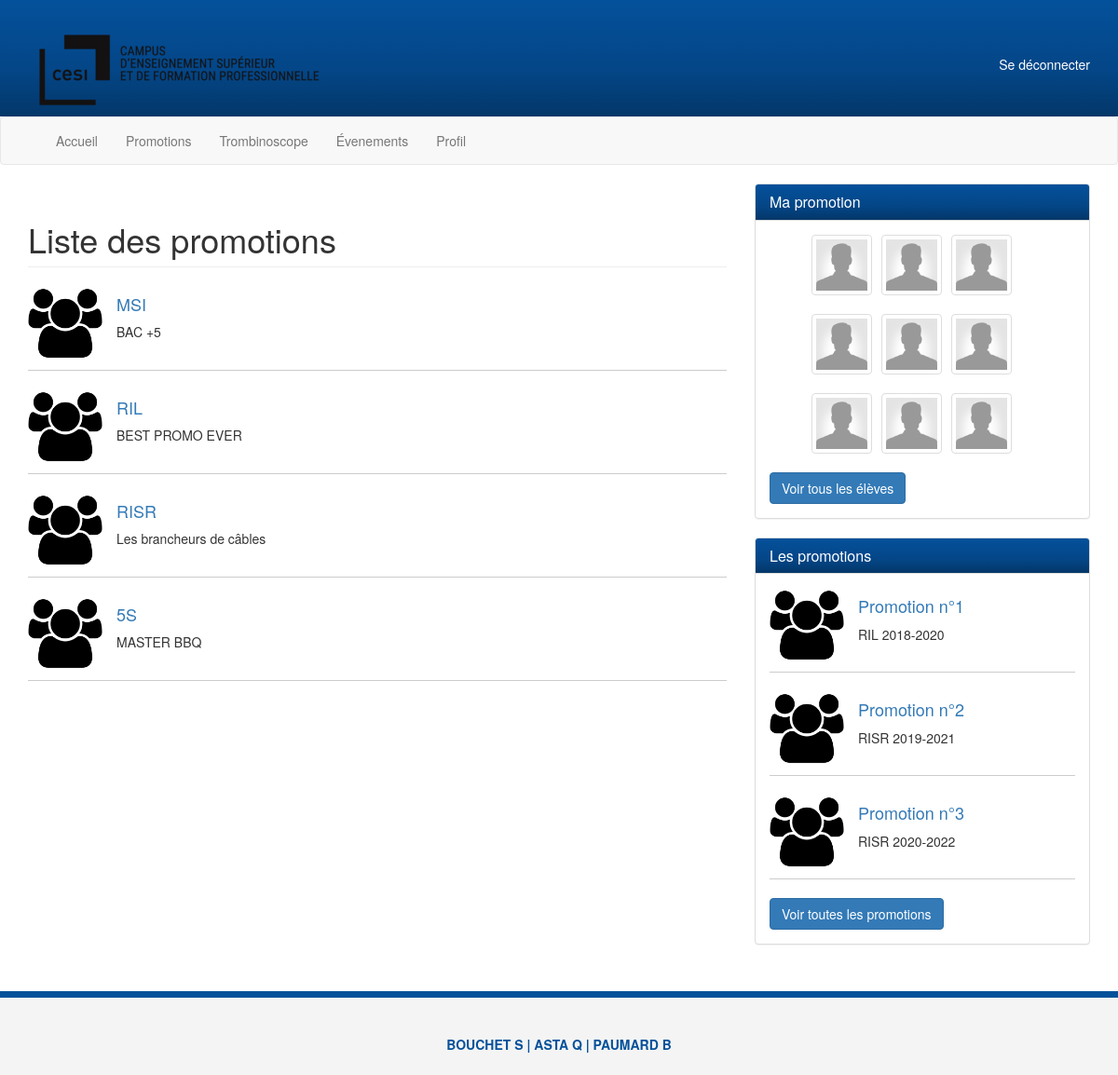
The app's page /promo/ (signed in) with its own data.
### backoffice/models.py (models this page shows, shortened)
class Promotion(models.Model):
    nom = models.CharField(max_length=50)
    description = models.TextField(null=True)
    object = models.Manager()

### backoffice/views.py (the view)
# urls.py: path('promo/', views.promo, name="promo"),
@login_required
def promo(request):
    promo_list = Promotion.object.all()
    return render(request, 'promotions.html', {'promo_list': promo_list})

### backoffice/templates/promotions.html (shortened to what this page needs)
<!DOCTYPE html>
<html lang="en">
<head>
    {% include 'importCss.html' %}
</head>
<body>
<header>
    {% include 'header.html' %}
</header>
{% include 'navbar.html' %}
<section>
    <div class="container">
        <div class="row">
            <div class="col-md-8">
                <div class="groups">
                    <h1 class="page-header">Liste des promotions</h1>
                    {% for promo in promo_list %}
                        <div class="group-item">
                            <img src="../static/img/group.png" alt="">
                            <h4><a href="#">{{ promo.nom }}</a></h4>
                            <p>{{ promo.description }}</p>
                        </div>
                    {% endfor %}
                </div>
            </div>
            <div class="col-md-4">
                {% include 'SideBar.html' %}
            </div>
        </div>
</section>
{% include 'footer.html' %}
</body>
</html>

### backoffice/static/css/style.css (style rules this page uses)
header { background-image: linear-gradient(#04519b, #044687 60%, #033769); color:#fff; min-height: 100px; padding-top: 25px; }
.groups img { width:80px; float:left; margin-right: 15px; }
.group-item { padding-bottom: 10px; margin-bottom: 20px; border-bottom: 1px solid #ccc; overflow: auto; }

### records on screen
Promotion: nom "MSI", description "BAC +5"
Promotion: nom "RIL", description "BEST PROMO EVER"
Promotion: nom "RISR", description "Les brancheurs de câbles"
Promotion: nom "5S", description "MASTER BBQ"
